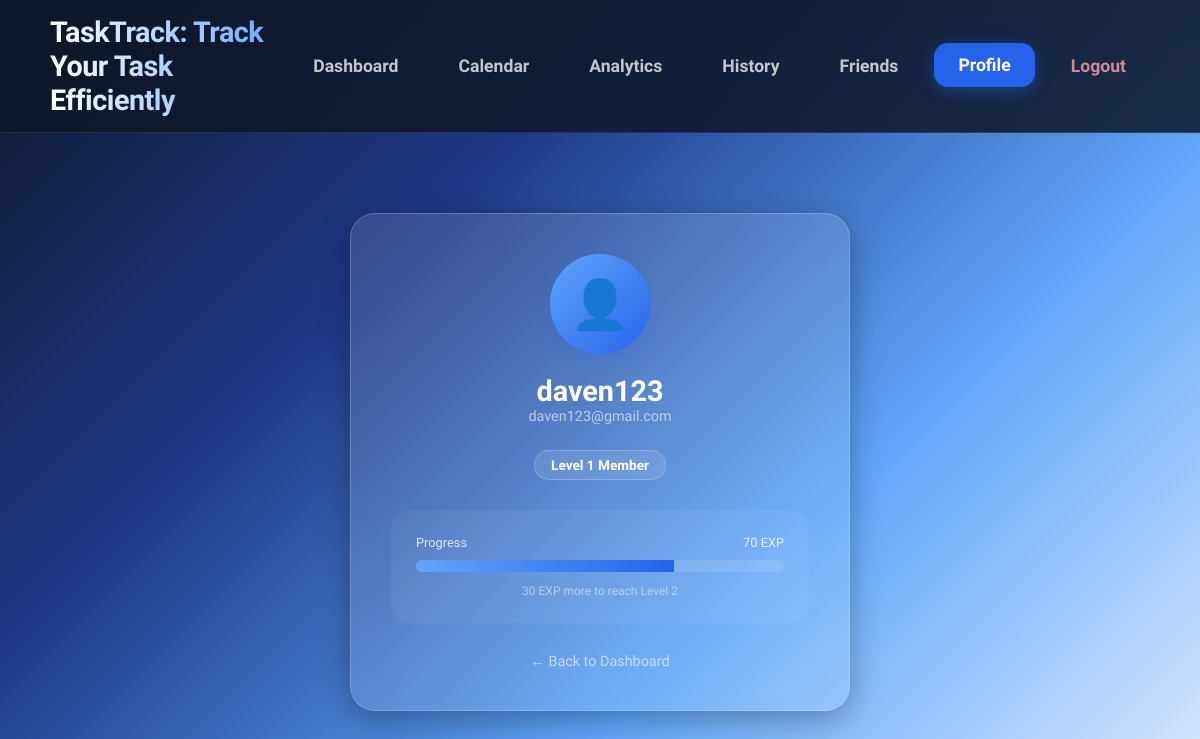
Screenshot of /profile (signed in) with the database file from the repository.
### tables this page shows
CREATE TABLE users (
                id INTEGER PRIMARY KEY AUTOINCREMENT,
                username TEXT UNIQUE NOT NULL,
                email TEXT UNIQUE NOT NULL,
                password TEXT NOT NULL,
                exp INTEGER DEFAULT 0
            );

### app.py (the view)
@app.route('/profile')
def profile():
    if 'user_id' not in session: return redirect(url_for('login'))
    conn = get_db_connection()
    user = conn.execute('SELECT * FROM users WHERE id = ?', (session['user_id'],)).fetchone()
    conn.close()
    return render_template('profile.html', user=user)

### app.py (called while the page is built)
def get_db_connection():
    conn = sqlite3.connect(app.config['DATABASE'])
    conn.row_factory = sqlite3.Row
    return conn

### templates/profile.html (shortened to what this page needs)
{% extends 'base.html' %}
{% block content %}
<div class="profile-container">
    <div class="glass-panel">
        <div class="avatar-circle">👤</div>
        <h2 class="user-name">{{ user.username }}</h2>
        <div class="user-email">{{ user.email if user.email else 'No email set' }}</div>
        <div class="level-badge">
            Level {{ (user.exp // 100) + 1 }} Member
        </div>
        <div class="exp-box">
            <div class="exp-header">
                <span>Progress</span>
                <span>{{ user.exp }} EXP</span>
            </div>
            <div class="progress-bar-bg">
                <div class="progress-bar-fill" style="width: {{ user.exp % 100 }}%;"></div>
            </div>
            <span class="next-level-hint">
                {{ 100 - (user.exp % 100) }} EXP more to reach Level {{ (user.exp // 100) + 2 }}
            </span>
        </div>
        <a href="/dashboard" class="btn-back">← Back to Dashboard</a>
    </div>
</div>
{% endblock %}

### templates/base.html (style rules this page uses)
* { margin: 0; padding: 0; box-sizing: border-box; font-family: 'Saira', Arial, Helvetica, sans-serif; }
body { min-height: 100vh; background: linear-gradient( 135deg, #0f172a, #1e3a8a, #60a5fa, #dbeafe ); background-attachment: fixed; color: white; }

### templates/profile.html (style rules this page uses)
.profile-container { width: 100%; max-width: 500px; margin: 40px auto; color: white; }
.glass-panel { background: rgba(255, 255, 255, 0.12); backdrop-filter: blur(15px); -webkit-backdrop-filter: blur(15px); border: 1px solid rgba(255, 255, 255, 0.2); border-radius: 25px; padding: 40px; text-align: center; box-shadow: 0 8px 32px 0 rgba(0, 0, 0, 0.3); }
.avatar-circle { width: 100px; height: 100px; background: linear-gradient(135deg, #60a5fa, #2563eb); border-radius: 50%; display: flex; justify-content: center; align-items: center; font-size: 3rem; margin: 0 auto 20px; box-shadow: 0 4px 15px rgba(37, 99, 235, 0.3); }
.user-name { font-size: 1.8rem; font-weight: 700; margin: 0; }
.user-email { color: rgba(255, 255, 255, 0.6); font-size: 0.9rem; margin-bottom: 25px; }
.level-badge { display: inline-block; padding: 6px 16px; background: rgba(255, 255, 255, 0.1); border: 1px solid rgba(255, 255, 255, 0.2); border-radius: 20px; font-size: 0.85rem; font-weight: 600; margin-bottom: 30px; }
.exp-box { background: rgba(255, 255, 255, 0.05); padding: 25px; border-radius: 20px; text-align: left; }
.exp-header { display: flex; justify-content: space-between; font-size: 0.8rem; margin-bottom: 10px; color: rgba(255, 255, 255, 0.8); }
.progress-bar-bg { height: 12px; background: rgba(255, 255, 255, 0.1); border-radius: 6px; overflow: hidden; }
.progress-bar-fill { height: 100%; background: linear-gradient(to right, #60a5fa, #2563eb); transition: width 0.5s ease-out; }
.next-level-hint { font-size: 0.75rem; color: rgba(255, 255, 255, 0.5); margin-top: 12px; display: block; text-align: center; }
.btn-back { display: inline-block; margin-top: 30px; color: rgba(255, 255, 255, 0.6); text-decoration: none; font-size: 0.9rem; transition: 0.3s; }

### rows the page displays
users: username "daven123", email "daven123@gmail.com", (user.exp//100)+1 "1", exp "70", 100-(user.exp%100) "30", (user.exp//100)+2 "2"
